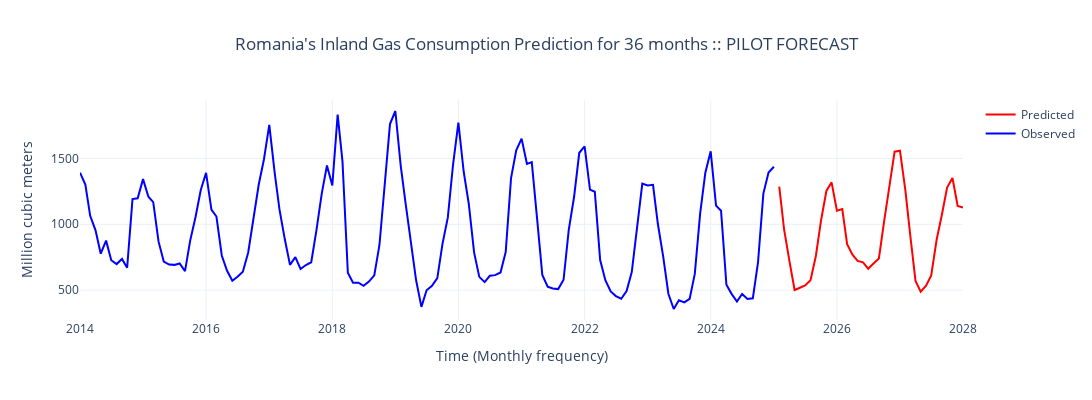

Source (notebook cell):
### Code cell
# Out-of-Sample prediction :: PILOT FORECAST
# ==============================================================================
forecaster.fit(y=data['Inland Consumption'])
predictions = forecaster.predict(steps = 36)

fig = go.Figure()
fig.add_trace(go.Scatter(x=predictions.index,
                         y=predictions, mode='lines',
                         name='Predicted',
                         line=dict(color='red')))
fig.add_trace(go.Scatter(x=data.index,
                         y=data['Inland Consumption'],
                         mode='lines',
                         name='Observed',
                         line=dict(color='blue')))

fig.update_layout(
    title = "Romania's Inland Gas Consumption Prediction for 36 months :: PILOT FORECAST",
    title_x = 0.5,
    xaxis_title = "Time (Monthly frequency)",
    yaxis_title = "Million cubic meters",
    #legend_title = "Variables: ",
    width=1200,
    height=400,
    template="plotly_white",
    #legend=dict(orientation="h", yanchor="top", y=1, xanchor="left")
)

fig.show()

### Figure 1 — Plotly figure (JSON) as saved in the notebook; plotly's stock layout.template omitted (floating-point values rounded to 4 significant figures; data arrays with more than 128 entries replaced by an {"elided": "..."} marker saying what was removed)
{"data": [{"line": {"color": "red"}, "mode": "lines", "name": "Predicted", "type": "scatter", "x": ["2025-02-01T00:00:00.000000000", "2025-03-01T00:00:00.000000000", "2025-04-01T00:00:00.000000000", "2025-05-01T00:00:00.000000000", "2025-06-01T00:00:00.000000000", "2025-07-01T00:00:00.000000000", "2025-08-01T00:00:00.000000000", "2025-09-01T00:00:00.000000000", "2025-10-01T00:00:00.000000000", "2025-11-01T00:00:00.000000000", "2025-12-01T00:00:00.000000000", "2026-01-01T00:00:00.000000000", "2026-02-01T00:00:00.000000000", "2026-03-01T00:00:00.000000000", "2026-04-01T00:00:00.000000000", "2026-05-01T00:00:00.000000000", "2026-06-01T00:00:00.000000000", "2026-07-01T00:00:00.000000000", "2026-08-01T00:00:00.000000000", "2026-09-01T00:00:00.000000000", "2026-10-01T00:00:00.000000000", "2026-11-01T00:00:00.000000000", "2026-12-01T00:00:00.000000000", "2027-01-01T00:00:00.000000000", "2027-02-01T00:00:00.000000000", "2027-03-01T00:00:00.000000000", "2027-04-01T00:00:00.000000000", "2027-05-01T00:00:00.000000000", "2027-06-01T00:00:00.000000000", "2027-07-01T00:00:00.000000000", "2027-08-01T00:00:00.000000000", "2027-09-01T00:00:00.000000000", "2027-10-01T00:00:00.000000000", "2027-11-01T00:00:00.000000000", "2027-12-01T00:00:00.000000000", "2028-01-01T00:00:00.000000000"], "y": [1286.0, 961.9, 721.0, 501.3, 518.5, 535.5, 575.3, 759.7, 1029.0, 1253.0, 1319.0, 1104.0, 1115.0, 849.4, 769.3, 722.1, 710.8, 662.6, 703.0, 741.1, 1020.0, 1309.0, 1551.0, 1559.0, 1261.0, 922.9, 570.4, 488.8, 533.3, 611.6, 880.7, 1075.0, 1278.0, 1352.0, 1140.0, 1128.0]}, {"line": {"color": "blue"}, "mode": "lines", "name": "Observed", "type": "scatter", "x": {"elided": "133 str values"}, "y": {"elided": "133 float values"}}], "layout": {"height": 400, "title": {"text": "Romania's Inland Gas Consumption Prediction for 36 months :: PILOT FORECAST", "x": 0.5}, "width": 1200, "xaxis": {"title": {"text": "Time (Monthly frequency)"}}, "yaxis": {"title": {"text": "Million cubic meters"}}}}
